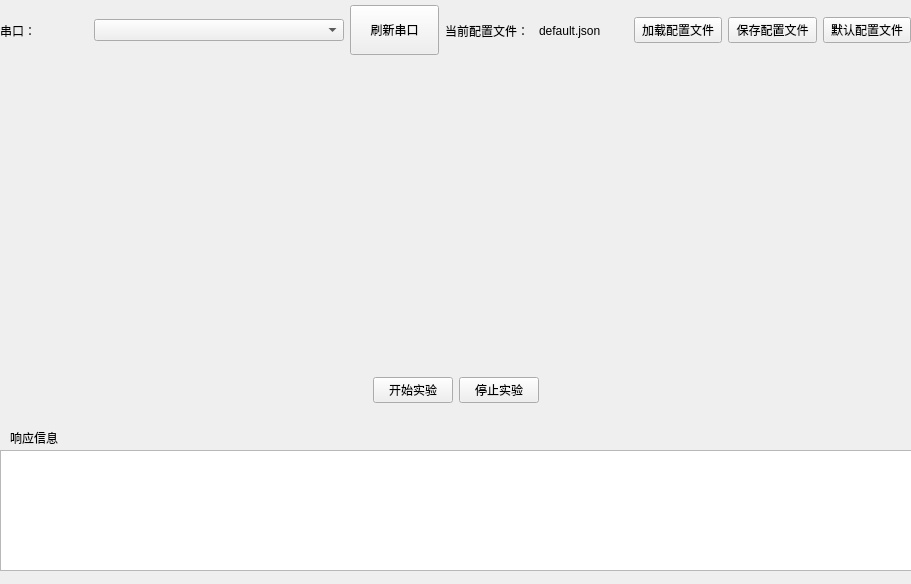
<?xml version="1.0" encoding="UTF-8"?>
<ui version="4.0">
 <class>tab7_frame</class>
 <widget class="QWidget" name="tab7_frame">
  <property name="geometry">
   <rect>
    <x>0</x>
    <y>0</y>
    <width>911</width>
    <height>584</height>
   </rect>
  </property>
  <property name="windowTitle">
   <string>Form</string>
  </property>
  <widget class="QListWidget" name="tab_7_responselist">
   <property name="geometry">
    <rect>
     <x>0</x>
     <y>450</y>
     <width>921</width>
     <height>121</height>
    </rect>
   </property>
  </widget>
  <widget class="QLabel" name="label_4">
   <property name="geometry">
    <rect>
     <x>10</x>
     <y>430</y>
     <width>54</width>
     <height>16</height>
    </rect>
   </property>
   <property name="text">
    <string>响应信息</string>
   </property>
  </widget>
  <widget class="QWidget" name="horizontalLayoutWidget">
   <property name="geometry">
    <rect>
     <x>0</x>
     <y>0</y>
     <width>911</width>
     <height>61</height>
    </rect>
   </property>
   <layout class="QHBoxLayout" name="horizontalLayout">
    <item>
     <widget class="QLabel" name="label_3">
      <property name="text">
       <string>串口：</string>
      </property>
     </widget>
    </item>
    <item>
     <widget class="QComboBox" name="tab_7_port_combox">
      <property name="minimumSize">
       <size>
        <width>250</width>
        <height>0</height>
       </size>
      </property>
     </widget>
    </item>
    <item>
     <widget class="QPushButton" name="tab_7_refresh_port_btn">
      <property name="minimumSize">
       <size>
        <width>0</width>
        <height>50</height>
       </size>
      </property>
      <property name="text">
       <string>刷新串口</string>
      </property>
     </widget>
    </item>
    <item>
     <widget class="QLabel" name="label">
      <property name="text">
       <string>当前配置文件：</string>
      </property>
     </widget>
    </item>
    <item>
     <widget class="QLabel" name="config_name_label">
      <property name="text">
       <string>default.json</string>
      </property>
     </widget>
    </item>
    <item>
     <widget class="QPushButton" name="load_config_btn">
      <property name="text">
       <string>加载配置文件</string>
      </property>
     </widget>
    </item>
    <item>
     <widget class="QPushButton" name="save_config_btn">
      <property name="text">
       <string>保存配置文件</string>
      </property>
     </widget>
    </item>
    <item>
     <widget class="QPushButton" name="default_config_btn">
      <property name="text">
       <string>默认配置文件</string>
      </property>
     </widget>
    </item>
   </layout>
  </widget>
  <widget class="QWidget" name="horizontalLayoutWidget_2">
   <property name="geometry">
    <rect>
     <x>0</x>
     <y>360</y>
     <width>911</width>
     <height>61</height>
    </rect>
   </property>
   <layout class="QHBoxLayout" name="horizontalLayout_2">
    <item>
     <spacer name="horizontalSpacer">
      <property name="orientation">
       <enum>Qt::Orientation::Horizontal</enum>
      </property>
      <property name="sizeHint" stdset="0">
       <size>
        <width>40</width>
        <height>20</height>
       </size>
      </property>
     </spacer>
    </item>
    <item>
     <widget class="QPushButton" name="start_btn">
      <property name="text">
       <string>开始实验</string>
      </property>
     </widget>
    </item>
    <item>
     <widget class="QPushButton" name="stop_btn">
      <property name="text">
       <string>停止实验</string>
      </property>
     </widget>
    </item>
    <item>
     <spacer name="horizontalSpacer_2">
      <property name="orientation">
       <enum>Qt::Orientation::Horizontal</enum>
      </property>
      <property name="sizeHint" stdset="0">
       <size>
        <width>40</width>
        <height>20</height>
       </size>
      </property>
     </spacer>
    </item>
   </layout>
  </widget>
  <widget class="QWidget" name="verticalLayoutWidget">
   <property name="geometry">
    <rect>
     <x>0</x>
     <y>70</y>
     <width>911</width>
     <height>291</height>
    </rect>
   </property>
   <layout class="QVBoxLayout" name="content_layout"/>
  </widget>
 </widget>
 <resources/>
 <connections/>
</ui>
